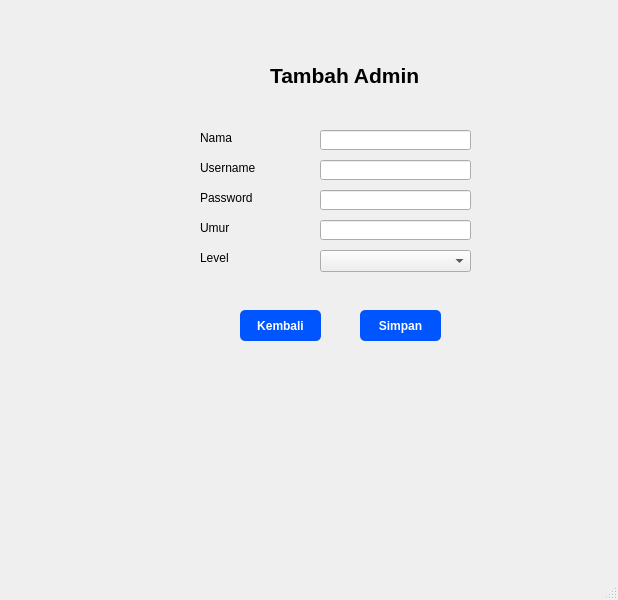
<?xml version="1.0" encoding="UTF-8"?>
<ui version="4.0">
 <class>MainWindow</class>
 <widget class="QMainWindow" name="MainWindow">
  <property name="geometry">
   <rect>
    <x>0</x>
    <y>0</y>
    <width>618</width>
    <height>600</height>
   </rect>
  </property>
  <property name="windowTitle">
   <string>MainWindow</string>
  </property>
  <widget class="QWidget" name="centralwidget">
   <widget class="QLineEdit" name="lineEdit_2">
    <property name="geometry">
     <rect>
      <x>320</x>
      <y>130</y>
      <width>151</width>
      <height>20</height>
     </rect>
    </property>
   </widget>
   <widget class="QLabel" name="label_5">
    <property name="geometry">
     <rect>
      <x>200</x>
      <y>250</y>
      <width>81</width>
      <height>16</height>
     </rect>
    </property>
    <property name="text">
     <string>Level</string>
    </property>
   </widget>
   <widget class="QPushButton" name="pushButton">
    <property name="geometry">
     <rect>
      <x>360</x>
      <y>310</y>
      <width>81</width>
      <height>31</height>
     </rect>
    </property>
    <property name="font">
     <font>
      <weight>75</weight>
      <bold>true</bold>
     </font>
    </property>
    <property name="styleSheet">
     <string notr="true">QPushButton {
    background-color: rgb(0, 85, 255);
    color: white;
    border-radius: 5px;   
    padding: 6px;           
}</string>
    </property>
    <property name="text">
     <string>Simpan</string>
    </property>
   </widget>
   <widget class="QLabel" name="label">
    <property name="geometry">
     <rect>
      <x>270</x>
      <y>50</y>
      <width>271</width>
      <height>51</height>
     </rect>
    </property>
    <property name="font">
     <font>
      <pointsize>16</pointsize>
      <weight>75</weight>
      <bold>true</bold>
     </font>
    </property>
    <property name="text">
     <string>Tambah Admin</string>
    </property>
   </widget>
   <widget class="QLineEdit" name="lineEdit">
    <property name="geometry">
     <rect>
      <x>320</x>
      <y>190</y>
      <width>151</width>
      <height>20</height>
     </rect>
    </property>
   </widget>
   <widget class="QLabel" name="label_2">
    <property name="geometry">
     <rect>
      <x>200</x>
      <y>190</y>
      <width>81</width>
      <height>16</height>
     </rect>
    </property>
    <property name="text">
     <string>Password</string>
    </property>
   </widget>
   <widget class="QLabel" name="label_3">
    <property name="geometry">
     <rect>
      <x>200</x>
      <y>130</y>
      <width>81</width>
      <height>16</height>
     </rect>
    </property>
    <property name="text">
     <string>Nama</string>
    </property>
   </widget>
   <widget class="QComboBox" name="comboBox">
    <property name="geometry">
     <rect>
      <x>320</x>
      <y>250</y>
      <width>151</width>
      <height>22</height>
     </rect>
    </property>
   </widget>
   <widget class="QLineEdit" name="lineEdit_3">
    <property name="geometry">
     <rect>
      <x>320</x>
      <y>220</y>
      <width>151</width>
      <height>20</height>
     </rect>
    </property>
   </widget>
   <widget class="QPushButton" name="pushButton_2">
    <property name="geometry">
     <rect>
      <x>240</x>
      <y>310</y>
      <width>81</width>
      <height>31</height>
     </rect>
    </property>
    <property name="font">
     <font>
      <weight>75</weight>
      <bold>true</bold>
     </font>
    </property>
    <property name="styleSheet">
     <string notr="true">QPushButton {
    background-color: rgb(0, 85, 255);
    color: white;
    border-radius: 5px;   
    padding: 6px;           
}</string>
    </property>
    <property name="text">
     <string>Kembali</string>
    </property>
   </widget>
   <widget class="QLabel" name="label_4">
    <property name="geometry">
     <rect>
      <x>200</x>
      <y>220</y>
      <width>81</width>
      <height>16</height>
     </rect>
    </property>
    <property name="text">
     <string>Umur</string>
    </property>
   </widget>
   <widget class="QLabel" name="label_6">
    <property name="geometry">
     <rect>
      <x>200</x>
      <y>160</y>
      <width>81</width>
      <height>16</height>
     </rect>
    </property>
    <property name="text">
     <string>Username</string>
    </property>
   </widget>
   <widget class="QLineEdit" name="lineEdit_4">
    <property name="geometry">
     <rect>
      <x>320</x>
      <y>160</y>
      <width>151</width>
      <height>20</height>
     </rect>
    </property>
   </widget>
  </widget>
  <widget class="QMenuBar" name="menubar">
   <property name="geometry">
    <rect>
     <x>0</x>
     <y>0</y>
     <width>618</width>
     <height>22</height>
    </rect>
   </property>
  </widget>
  <widget class="QStatusBar" name="statusbar"/>
 </widget>
 <resources/>
 <connections/>
</ui>
